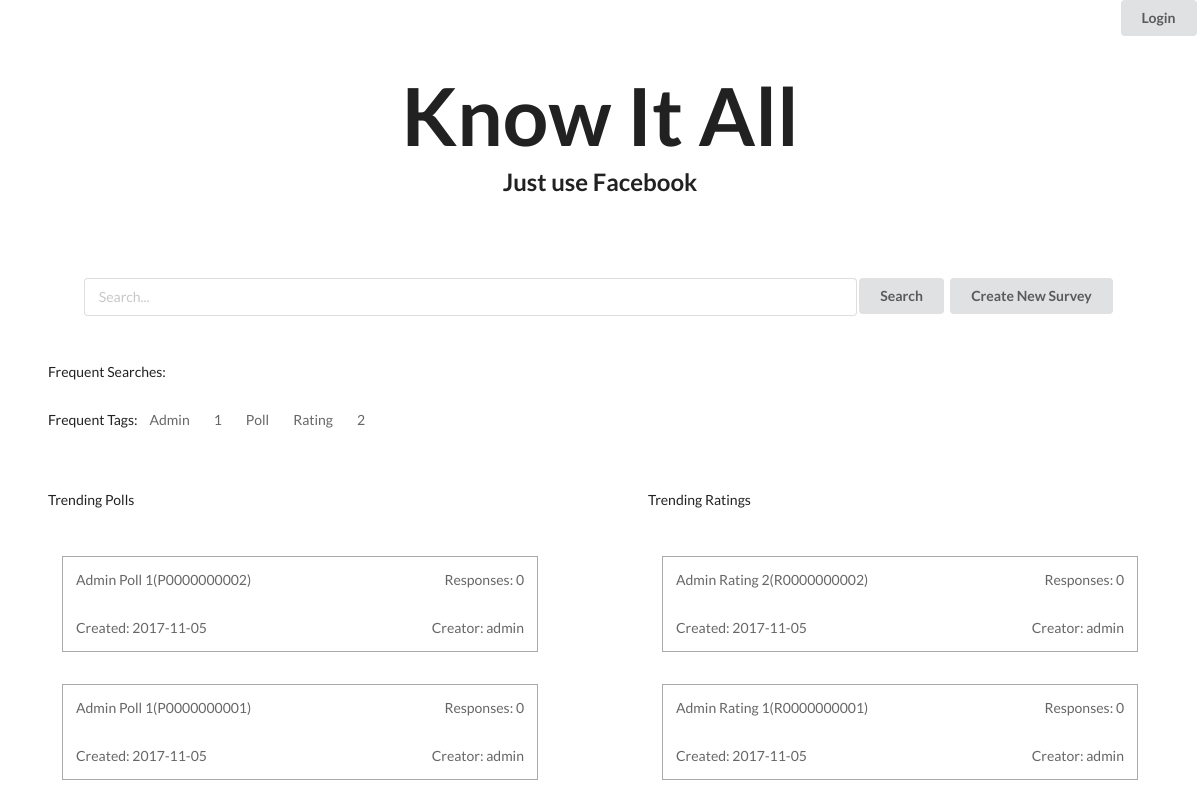
/www/knowitall/home-search.php, run on the app's committed database.
### tables this page shows
CREATE TABLE `frequent_tag` (
  `tag` varchar(45) NOT NULL,
  `freq` int(45) NOT NULL
);

CREATE TABLE `survey` (
  `survey_id` varchar(45) NOT NULL,
  `survey_title` varchar(1000) NOT NULL,
  `user_id` varchar(45) NOT NULL,
  `rating_average` double NOT NULL,
  `create_time` varchar(45) DEFAULT NULL,
  `survey_tags` varchar(1000) NOT NULL,
  `voter_number` int(45) NOT NULL
);

CREATE TABLE `user` (
  `user_id` varchar(45) NOT NULL,
  `usc_email` varchar(45) NOT NULL,
  `usc_id` varchar(45) NOT NULL,
  `password` varchar(100) NOT NULL,
  `user_name` varchar(45) NOT NULL
);

### www/knowitall/home-search.php (the view, shortened to what this page needs)
<?php
  include("database-connector.php");
?>
<!DOCTYPE html>
<html lang="en">
  <head>
    <?php include("all-css.php");?>
  </head>
  <body>
    <button class="ui button float-right link-btn"><a class="float-right" href="login.php"><?php include("login-out.php"); ?></a></button>
    <?php include('big-header.php');?>
    <form class="ui form search-bar custom-pad-hor master-center custom-pad-vert" action="search-results.php" method="get" id="search">
      <input class="" type="text" placeholder="Search..." name="search" required="true">
      <button class="ui button" type="submit" form="search" value="Submit">Search</button>
      <button class="ui button link-btn"><a href="create.php">Create New Survey</a></button>
    </form>
    <div class="ui grid">
     <div class="row custom-pad-hor">
        <span>Frequent Searches: </span>
      </div>
      <div class="row custom-pad-hor custom-margin-bot-small">
        <span>Frequent Tags: </span>
        <?php
          $sql = $conn->prepare("SELECT * FROM frequent_tag ORDER BY freq DESC LIMIT 5;");
          $sql->execute();
          $ans = $sql->get_result();
          for($i = 0; $i < $ans->num_rows; $i++){
            $row = $ans->fetch_assoc();
            echo "<a href=\"search-results.php?search=".$row['tag']."\"><span class=\"custom-pad-hor-small\">".$row['tag']."</span></a>";
          }
        ?>
      </div>
      <div class="two column row">
        <div class="column">
          <span class="custom-pad-hor">Trending Polls</span>
          <ul>
            <?php include("show-trending-polls.php"); ?>
          </ul>
        </div>
        <div class="column">
          <span class="custom-pad-hor">Trending Ratings</span>
          <ul>
            <?php include("show-trending-ratings.php"); ?>
          </ul>
        </div>
      </div>
    </div>
  </body>
</html>

### www/knowitall/all-css.php
<link rel="stylesheet" href="../css/semantic.min.css">
<link rel="stylesheet" href="../css/icon.min.css">
<link rel="stylesheet" href="style.css">

### www/knowitall/login-out.php
<?php
  if(isset($_SESSION['id'])){
      echo("Logout");
  }else{
      echo("Login");
  }
?>

### www/knowitall/big-header.php
<h1>Know It All</h1>
<h2>Just use Facebook</h2>

### www/knowitall/show-trending-polls.php
<?php
  include("database-connector.php");
  $sql = $conn->prepare("SELECT * FROM trending_survey WHERE survey_id LIKE \"P%\" ORDER BY survey_id DESC;");
  $sql->execute();
  $result = $sql->get_result();
  $j = $result->num_rows;
  for($i = 0; $i < $j; $i++){
    $trow = $result->fetch_assoc();
    $sql = $conn->prepare("SELECT * FROM survey WHERE survey_id = ?;");
    $sql->bind_param('s', $trow['survey_id']);
    $sql->execute();
    $sresult = $sql->get_result();
    $srow = $sresult->fetch_assoc();
    $sql = $conn->prepare("SELECT user_name FROM user WHERE user_id = ?;");
    $sql->bind_param('s', $srow['user_id']);
    $sql->execute();
    $uresult = $sql->get_result();
    $urow = $uresult->fetch_assoc();
    include("trending-card.php");
  }
?>

### www/knowitall/trending-card.php
<li class="surveylink custom-pad-hor custom-pad-top">
	<a href="survey.php?id=<?php echo $srow['survey_id']; ?>">
	  <div class="ui grid">
	    <div class="twelve wide column"><?php echo $srow['survey_title']; ?>(<?php echo $srow['survey_id']; ?>)</div>
	    <div class="four wide column"><span class="float-right">Responses: <?php echo $srow['voter_number']; ?></span></div>
	    <div class="eight wide column">Created: <?php echo $srow['create_time']; ?></div>
	    <div class="eight wide column"><span class="float-right">Creator: <?php echo $urow['user_name']; ?></span></div>
	  </div>
	</a>
</li>

### www/knowitall/show-trending-ratings.php
<?php
  include("database-connector.php");
  $sql = $conn->prepare("SELECT * FROM trending_survey WHERE survey_id LIKE \"R%\" ORDER BY survey_id DESC;");
  $sql->execute();
  $result = $sql->get_result();
  $j = $result->num_rows;
  for($i = 0; $i < $j; $i++){
    $trow = $result->fetch_assoc();
    $sql = $conn->prepare("SELECT * FROM survey WHERE survey_id = ?;");
    $sql->bind_param('s', $trow['survey_id']);
    $sql->execute();
    $sresult = $sql->get_result();
    $srow = $sresult->fetch_assoc();
    $sql = $conn->prepare("SELECT user_name FROM user WHERE user_id = ?;");
    $sql->bind_param('s', $srow['user_id']);
    $sql->execute();
    $uresult = $sql->get_result();
    $urow = $uresult->fetch_assoc();
    include("trending-card.php");
  }
?>

### www/knowitall/style.css (style rules this page uses)
h1, h2 { margin: 0 auto; text-align: center; }
h1 { font-size: 10vh; padding-top: 8vh; }
h2 { padding-bottom: 6vh }
ul { list-style: none; padding: 0; margin: 14px }
a:not(.signup-link) { display: block; }
a { color: rgba(0, 0, 0, 0.6) }
.search-bar input[type="text"] { width: 70% !important; }
.float-right { float: right }
.master-center { margin: 0 auto !important; text-align: center !important; }
.link-btn { padding: 0 !important; }
.link-btn a { padding: .78571429em 1.5em; }
.custom-pad-hor { padding-left: 4vw !important; padding-right: 4vw !important; }
.custom-pad-hor-small { padding-left: 1vw !important; padding-right: 1vw !important; }
.custom-pad-vert { padding-top: 4vh !important; padding-bottom: 4vh !important; }
.custom-pad-top { padding-top: 4vh !important; }
.custom-margin-bot-small { margin-bottom: 4vh !important; }
.ui.grid { margin: 0; }
.ui.form { margin-bottom: 4em; }
.ui.grid .row>.column { padding: 0 !important; }

### data on the page
frequent_tag: tag "Admin"
frequent_tag: tag "1"
frequent_tag: tag "Poll"
frequent_tag: tag "Rating"
frequent_tag: tag "2"
survey: survey_title "Admin Poll 1", survey_id "P0000000002", voter_number "0", create_time "2017-11-05", user.user_name "admin"
survey: survey_title "Admin Poll 1", survey_id "P0000000001", voter_number "0", create_time "2017-11-05", user.user_name "admin"
survey: survey_title "Admin Rating 2", survey_id "R0000000002", voter_number "0", create_time "2017-11-05", user.user_name "admin"
survey: survey_title "Admin Rating 1", survey_id "R0000000001", voter_number "0", create_time "2017-11-05", user.user_name "admin"
